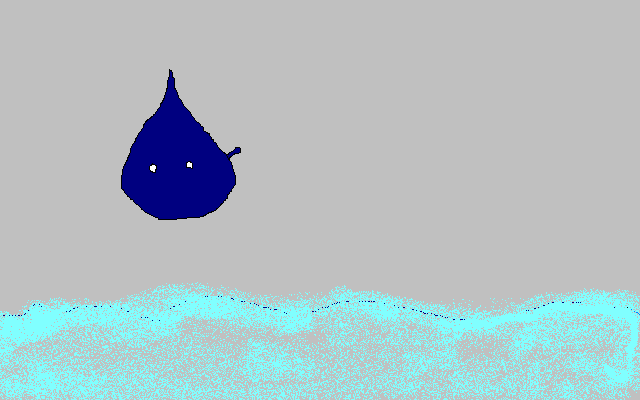
#> input picture assets/IMAGETest.bmp, 640 x 400 px
$ python -i transformations.py   (imports and definitions only)
#> lines starting #> are read from the running program, lines starting #| are printed output that depends on the picture; after the words box and inside, x2 and y2 are one past the last pixel; in counts of white or black regions, pixels touching at a corner belong together
#> further down, picture is the input picture: shape (400, 640, 3); mean B, G, R 197.9, 193.2, 175.8
import cv2
import numpy as np

# [38 lines left out: functions inversion_image, binarisation_image, contraste_image, division_image, niveaux_de_gris, not called in this run]


def hough_image(image):
    if len(image.shape) == 3:  # Si l'image est en couleur
        image = cv2.cvtColor(image, cv2.COLOR_BGR2GRAY)  # Conversion en niveaux de gris
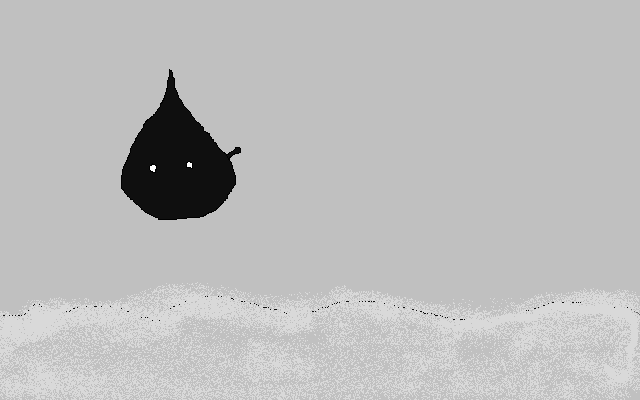
#> image: shape (400, 640); min 0, max 255, mean 188.5
    edges = cv2.Canny(image, 50, 150)
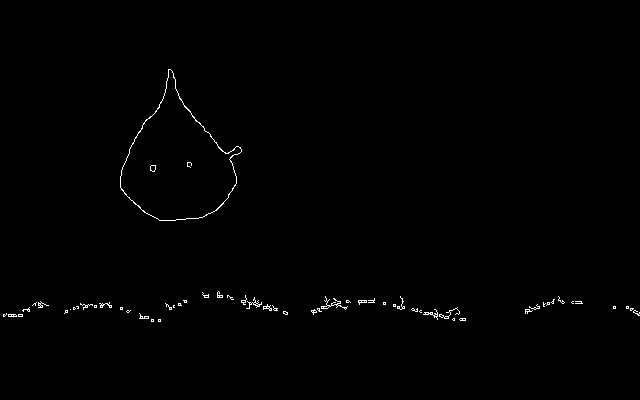
#> edges: shape (400, 640); 0.55% white in thin lines or dots, all inside (x1, y1, x2, y2) = (3, 69, 640, 322)
    lines = cv2.HoughLines(edges, 1, np.pi / 180, 200)
#> lines = None
    if lines is not None:
        for line in lines:
            rho, theta = line[0]
            x1 = int(rho * np.cos(theta) - 1000 * np.sin(theta))
            y1 = int(rho * np.sin(theta) + 1000 * np.cos(theta))
            x2 = int(rho * np.cos(theta) + 1000 * np.sin(theta))
            y2 = int(rho * np.sin(theta) - 1000 * np.cos(theta))
            cv2.line(image, (x1, y1), (x2, y2), (0, 0, 255), 2)  # Dessiner les lignes
    return image


# Transformation de Fourier et calcul du spectre
# [42 lines left out: functions fourier_transform, inverse_fourier_transform, not called in this run]


# # --- Correction pour la binarisation (assurez-vous que l'image est binaire avec uniquement 0 ou 255) ---
# def test_binarisation_image(self):
#     # Tester la binarisation
#     result = binarisation_image(self.image, 127)
#     self.assertEqual(result.shape, self.image.shape)

#     # Vérifier si l'image est bien binaire (composée uniquement de 0 et 255)
#     unique_values = np.unique(result)
#     self.assertTrue(np.array_equal(unique_values, [0, 255]))  # Vérifier uniquement 0 et 255

# # --- Correction pour l'inversion (vérifier que l'inversion est correcte) ---
# def test_inversion_image(self):
#     # Tester l'inversion de l'image
#     result = inversion_image(self.image)
#     self.assertEqual(result.shape, self.image.shape)

#     # Vérifier que l'inversion de l'image transforme 255 en 0 et 0 en 255
#     self.assertTrue(np.all(result == 0) or np.all(result == 255))  # Image inversée

>>> import cv2
>>> picture = cv2.imread('../assets/IMAGETest.bmp')
>>> result = hough_image(picture)
